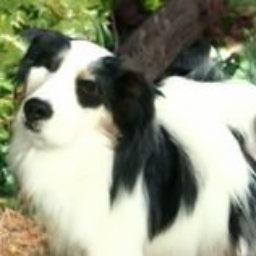
#> input picture tests/img/dog2.png, 256 x 256 px, found by its file name
$ python fft_lowpass_rgb.py
#> lines starting #> are read from the running program, lines starting #| are printed output that depends on the picture; after the words box and inside, x2 and y2 are one past the last pixel; in counts of white or black regions, pixels touching at a corner belong together
import cv2
import numpy as np
import matplotlib.pyplot as plt

# 画像を読み込む
img = cv2.imread("tests/img/dog2.png")
#> img is the input picture: shape (256, 256, 3); mean B, G, R 131.8, 152, 148.1

# RGB成分に分解する
b, g, r = cv2.split(img)
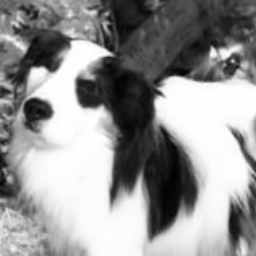
#> r: shape (256, 256); min 0, max 255, mean 148.1

# 各チャンネルごとにフーリエ変換する
b_f = np.fft.fft2(b)
b_fshift = np.fft.fftshift(b_f)

g_f = np.fft.fft2(g)
g_fshift = np.fft.fftshift(g_f)

r_f = np.fft.fft2(r)
r_fshift = np.fft.fftshift(r_f)

# 振幅スペクトルを取得する
magnitude_spectrum_b = 20 * np.log(np.abs(b_fshift))
magnitude_spectrum_g = 20 * np.log(np.abs(g_fshift))
magnitude_spectrum_r = 20 * np.log(np.abs(r_fshift))
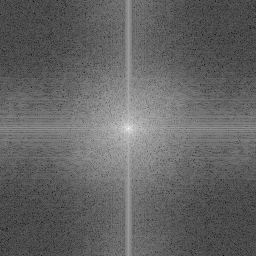
#> magnitude_spectrum_r: shape (256, 256) float64; min -10.42, max 321.8, mean 120.1; drawn with min black and max white

# 位相スペクトルを取得する
phase_spectrum_b = np.angle(b_fshift)
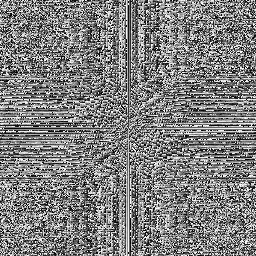
#> phase_spectrum_b: shape (256, 256) float64; min -3.14, max 3.14, mean 0.000144; drawn with min black and max white
phase_spectrum_g = np.angle(g_fshift)
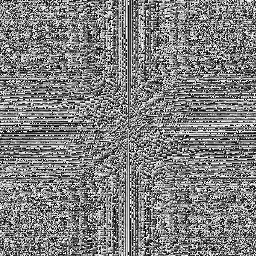
#> phase_spectrum_g: shape (256, 256) float64; min -3.14, max 3.14, mean 9.59e-05; drawn with min black and max white
phase_spectrum_r = np.angle(r_fshift)
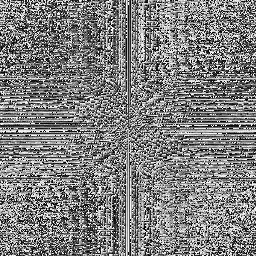
#> phase_spectrum_r: shape (256, 256) float64; min -3.14, max 3.14, mean 9.59e-05; drawn with min black and max white

print(b_fshift.shape)
#| (256, 256)
# 各チャンネルに対してローパスフィルタをかける
rows, cols = img.shape[:2]
#> rows = 256; cols = 256
crow, ccol = rows // 2, cols // 2
#> crow = 128; ccol = 128
mask = np.zeros((rows, cols, 2), np.uint8)
r = 60  # ローパスフィルタの半径
center = [crow, ccol]  # 中心座標
#> center = [128, 128]
x, y = np.ogrid[:rows, :cols]
#> x = 256 values from 0 to 255
dist_from_center = np.sqrt((x - center[0]) ** 2 + (y - center[1]) ** 2)  # 中心からの距離
mask = (dist_from_center < r).astype(np.uint8)  # ローパスフィルタの作成
# mask[..., 1] = mask[..., 0]
# print(mask.shape)
# print(mask)

b_fshift *= mask
g_fshift *= mask
r_fshift *= mask

# 逆フーリエ変換して画像を復元する
b_ishift = np.fft.ifftshift(b_fshift)
b_back = np.fft.ifft2(b_ishift)
b_back = np.abs(b_back)

g_ishift = np.fft.ifftshift(g_fshift)
g_back = np.fft.ifft2(g_ishift)
g_back = np.abs(g_back)

r_ishift = np.fft.ifftshift(r_fshift)
r_back = np.fft.ifft2(r_ishift)
r_back = np.abs(r_back)

# ローパスフィルタを表示する
mask *= 255
mask_rgb = cv2.cvtColor(mask, cv2.COLOR_GRAY2RGB)
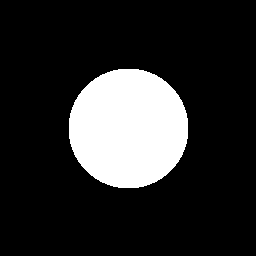
#> mask_rgb: shape (256, 256, 3); 17.2% white; 1 white region, box (x1, y1, x2, y2) and area: (69, 69, 188, 188) 11277
# mask_rgb[..., 0] = 0
# mask_rgb[..., 2] = 0

# 各チャンネルを結合して、フィルタ処理後の画像を作成する
img_back = cv2.merge((b_back, g_back, r_back))

# 元画像とスペクトル、フィルタ処理後の画像を表示する
plt.subplot(3, 3, 1), plt.imshow(cv2.cvtColor(img, cv2.COLOR_BGR2RGB))
plt.title("Input Image"), plt.xticks([]), plt.yticks([])

plt.subplot(3, 3, 2), plt.imshow(mask_rgb)
plt.title("Low Pass Filter"), plt.xticks([]), plt.yticks([])

plt.subplot(3, 3, 3), plt.imshow(
    cv2.cvtColor(img_back.astype(np.uint8), cv2.COLOR_BGR2RGB)
)
plt.title("Output Image"), plt.xticks([]), plt.yticks([])

plt.subplot(3, 3, 4), plt.imshow(magnitude_spectrum_r, cmap="gray")
plt.title("Magnitude (R)"), plt.xticks([]), plt.yticks([])
plt.subplot(3, 3, 5), plt.imshow(magnitude_spectrum_g, cmap="gray")
plt.title("Magnitude (G)"), plt.xticks([]), plt.yticks([])
plt.subplot(3, 3, 6), plt.imshow(magnitude_spectrum_b, cmap="gray")
plt.title("Magnitude (B)"), plt.xticks([]), plt.yticks([])

plt.subplot(3, 3, 7), plt.imshow(phase_spectrum_r, cmap="gray")
plt.title("Phase (R)"), plt.xticks([]), plt.yticks([])
plt.subplot(3, 3, 8), plt.imshow(phase_spectrum_g, cmap="gray")
plt.title("Phase (G)"), plt.xticks([]), plt.yticks([])
plt.subplot(3, 3, 9), plt.imshow(phase_spectrum_b, cmap="gray")
plt.title("Phase (B)"), plt.xticks([]), plt.yticks([])

plt.tight_layout()

plt.savefig("tests/out/rgb.png")
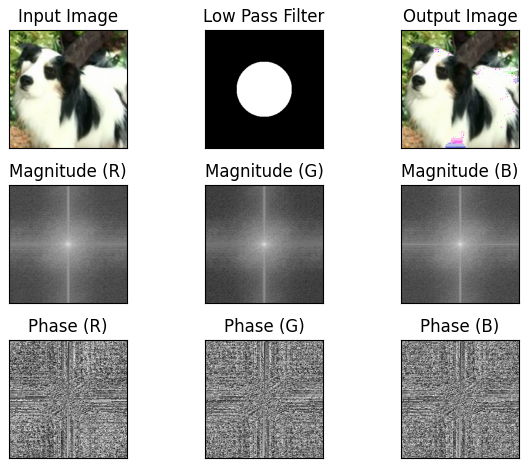
#> figure drawn by matplotlib, 9 panels
# plt.show()

$ run again, with tests/img/bird.png copied over tests/img/dog2.png
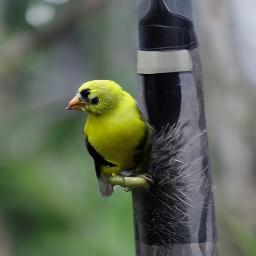
#> input picture tests/img/bird.png, 256 x 256 px, found by its file name
#> img is the input picture: shape (256, 256, 3); mean B, G, R 89.5, 105.4, 96.5
#> `phase_spectrum_r = np.angle(r_fshift)`:
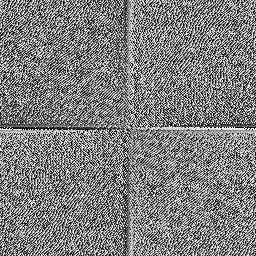
#> phase_spectrum_r: shape (256, 256) float64; min -3.14, max 3.14, mean 9.59e-05; drawn with min black and max white
#| (256, 256)
#> mask_rgb: shape (256, 256, 3); 17.2% white; 1 white region, box (x1, y1, x2, y2) and area: (69, 69, 188, 188) 11277
#> `img_back = cv2.merge((b_back, g_back, r_back))`:
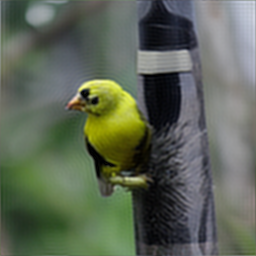
#> img_back: shape (256, 256, 3) float64; mean of channels 0, 1, 2 89.5, 105.4, 96.5; drawn with min black and max white
